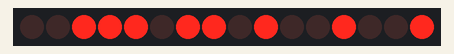
This sketch was run on a simulated Arduino Uno, built with avr-gcc and run on an emulated ATmega328P. Parts: 16 shift-register outputs drawn as a row of LEDs (first output left, lit = HIGH). Wiring (inferred from the names in the program): 2 × shift register (74HC595): data A0; shift clock A1; latch A2. Wiring (inferred from the signals the program sends): row of LEDs: on Q0, Q1, Q2, Q3, Q4, Q5, Q6, Q7, Q8, Q9, Q10, Q11, Q12, Q13, Q14, Q15.

Above: at 0.06 s.
At 7.3 s:
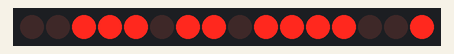
At 12.96 s:
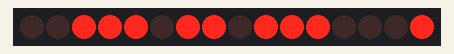
At 18.62 s:
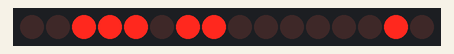
At 29.27 s:
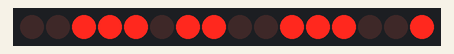
At 39.86 s:
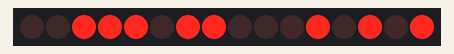
Timing chart, 0 to 40.0 s (numbered marks = the images above):
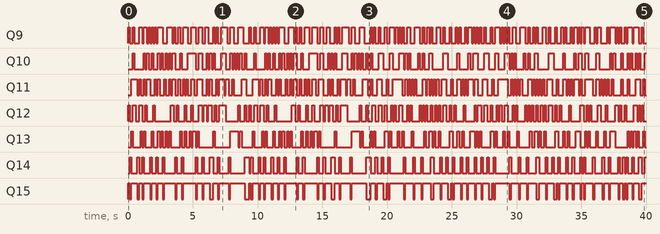

Measured:
- by itself, Q9: LOW → HIGH at 0.00 s, → LOW 0.12 s later, → HIGH 0.24 s later, → LOW 0.12 s later, … (188 changes in this stretch)
- by itself, Q10: LOW → HIGH at 0.37 s, → LOW 0.12 s later, → HIGH 0.73 s later, → LOW 0.12 s later, … (153 changes in this stretch)
- by itself, Q11: LOW → HIGH at 0.25 s, → LOW 0.49 s later, → HIGH 0.12 s later, → LOW 0.12 s later, … (182 changes in this stretch)
- by itself, Q12: LOW → HIGH at 0.00 s, → LOW 0.12 s later, → HIGH 0.24 s later, → LOW 0.24 s later, … (160 changes in this stretch)
- by itself, Q13: LOW → HIGH at 0.25 s, → LOW 0.12 s later, → HIGH 0.61 s later, → LOW 0.12 s later, … (144 changes in this stretch)
- by itself, Q14: LOW → HIGH at 0.12 s, → LOW 0.12 s later, → HIGH 0.49 s later, → LOW 0.12 s later, … (127 changes in this stretch)
- by itself, Q15: LOW → HIGH at 0.00 s, → LOW 0.12 s later, → HIGH 0.12 s later, → LOW 0.49 s later, … (127 changes in this stretch)

The sketch:

74hc595_and_dl1414.ino
```cpp
int latchPin = A2; // Latch pin of 74HC595 is connected to Digital pin 10
int clockPin = A1; // Clock pin of 74HC595 is connected to Digital pin 9
int dataPin = A0; // Data pin of 74HC595 is connected to Digital pin 8


void setup()
{
 // Set all the pins of 74HC595 as OUTPUT
 pinMode(latchPin, OUTPUT);
 pinMode(dataPin, OUTPUT);
 pinMode(clockPin, OUTPUT);


}

void updateShiftRegister(uint8_t val, uint8_t pos)
{

digitalWrite(latchPin, LOW);
shiftOut(dataPin, clockPin, MSBFIRST, val);
shiftOut(dataPin, clockPin, MSBFIRST, pos);
digitalWrite(latchPin, HIGH);

}


void place_on_display(uint8_t val, uint8_t pos){
// on 2 modules 8 laces adress 0 - 7
uint8_t base = 0b11000000;

 if (pos <= 3){
  base = 0b11100000;
 }
 pos = pos << 2;
 updateShiftRegister(val << 1, base | pos );

}

void print_on_display(const std::string &str){

     for(int i =  str.length() -1 ; i >= 0; -- i){
      place_on_display(str[i],  str.length() -1 - i);
     }

}

// Function to rotate the string and display it
void rotate_string_and_display(const std::string &str, int delay_ms) {
    std::string rotated_str = str;
    int cy =0;
    // Run indefinitely
    while (cy < 85) {
        for (size_t i = 0; i < rotated_str.length(); ++i) {
            // Create a circular substring by appending the first characters at the end
            std::string display_str = rotated_str.substr(i, 8);
            if (display_str.length() < 8) {
                display_str += rotated_str.substr(0, 8 - display_str.length());
            }

            // Print the display substring
            print_on_display(display_str);
            delay(delay_ms);
            cy = cy + 1;
        }
    }
}

std::string jokes[] = {
    "I TOLD MY WIFE SHE WAS DRAWING HER EYEBROWS TOO HIGH. SHE LOOKED SURPRISED.  ",
    "WHY DON’T SKELETONS FIGHT EACH OTHER? THEY DON’T HAVE THE GUTS.",
    "I WOULD AVOID THE SUSHI IF I WAS YOU. IT’S A LITTLE FISHY.",
    "WHAT’S ORANGE AND SOUNDS LIKE A PARROT? A CARROT.",
    "I ONLY KNOW 25 LETTERS OF THE ALPHABET. I DON’T KNOW Y.",
    "WHY DID THE SCARECROW WIN AN AWARD? BECAUSE HE WAS OUT-STANDING IN HIS FIELD.",
    "I USED TO BE IN SHAPE. THEN I CHOSE ROUND.",
    "WHY CAN'T YOU GIVE Elsa A BALLOON? BECAUSE SHE WILL LET IT GO.",
    "WHAT DO YOU CALL FAKE SPAGHETTI? AN IMPASTA.",
    "I'M READING A BOOK ON ANTI-GRAVITY. IT'S IMPOSSIBLE TO PUT DOWN!",
    "WHY DID THE GOLFER BRING TWO PAIRS OF PANTS? IN CASE HE GOT A HOLE IN ONE.",
    "WHAT DO YOU CALL A BEAR WITH NO TEETH? A GUMMY BEAR.",
    "I TOLD MY COMPUTER I NEEDED A BREAK, AND NOW IT WON'T STOP SENDING ME BEACH PICTURES.",
    "WHY DID THE CHMISTRY TEACHER BREAK UP WITH THE BIOLOGY TEACHER? THERE WAS NO CHEMISTRY."
};

// X X WR1 WR2
void loop() {
//  state_1();
// delay(500);
// print_on_display("PLAYTHIS");

// delay(500);
// print_on_display("12345678");


    // int jokeIndex = random(0, sizeof(jokes) / sizeof(jokes[0]));
    // rotate_string_and_display(jokes[jokeIndex], 150);

      for (const std::string& joke : jokes) {
        rotate_string_and_display(joke, 120);
      }


}
```
